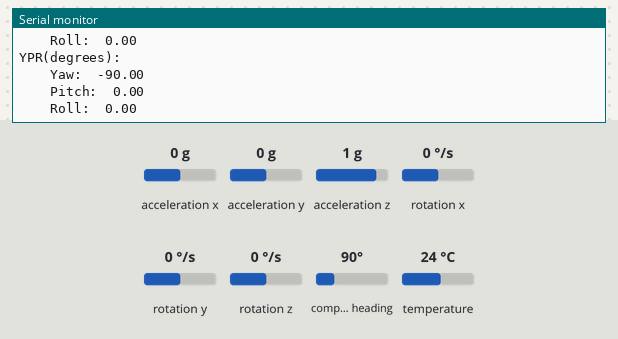
Bench run of a sketch on a simulated Arduino Uno, built with avr-gcc and run on an emulated ATmega328P. Parts: the last lines printed to the serial monitor. The inputs (shaded band) are chosen by the test bench; at power-on: acceleration x 0 g, acceleration y 0 g, acceleration z 1 g, compass heading 90°, rotation x 0 °/s, rotation y 0 °/s, rotation z 0 °/s, temperature 24 °C.

Above: at 1.2 s.
1.3 s: acceleration x set to -1.4 g
At 1.97 s:
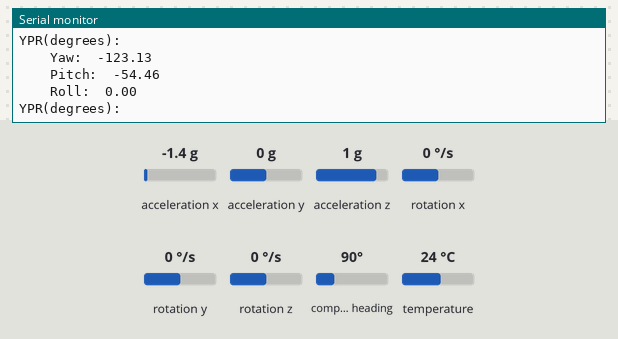
2.8 s: acceleration y set to -1.4 g
At 3.39 s:
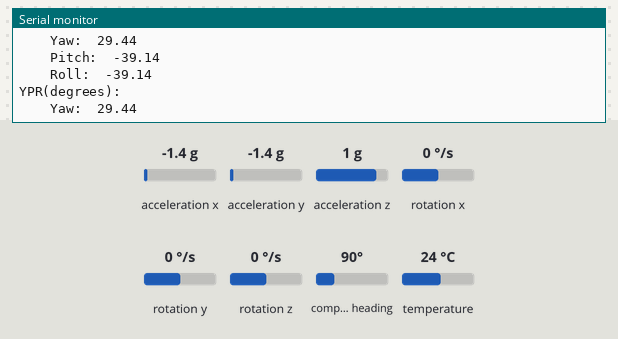
4.3 s: acceleration z set to -1.4 g
At 4.7 s:
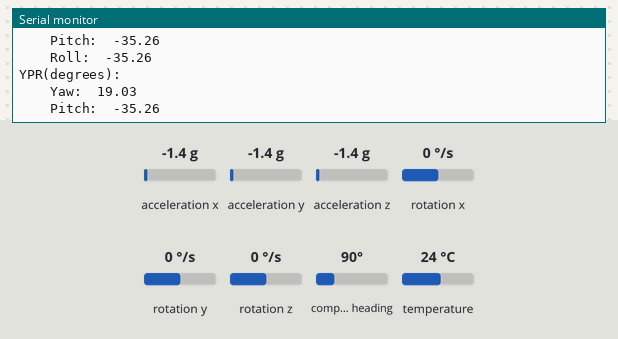
5.8 s: compass heading set to 7°
At 5.9 s:
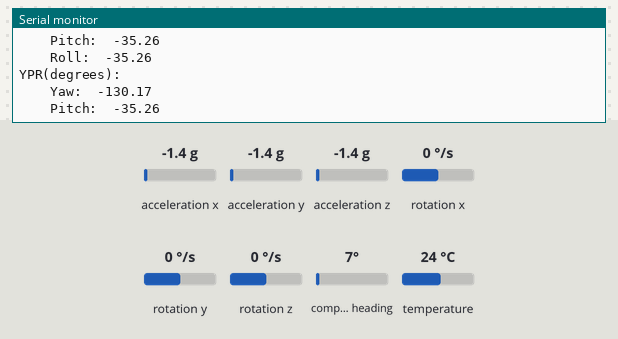
Timing chart, 0 to 8.3 s (numbered marks = the images above; inputs shaded):
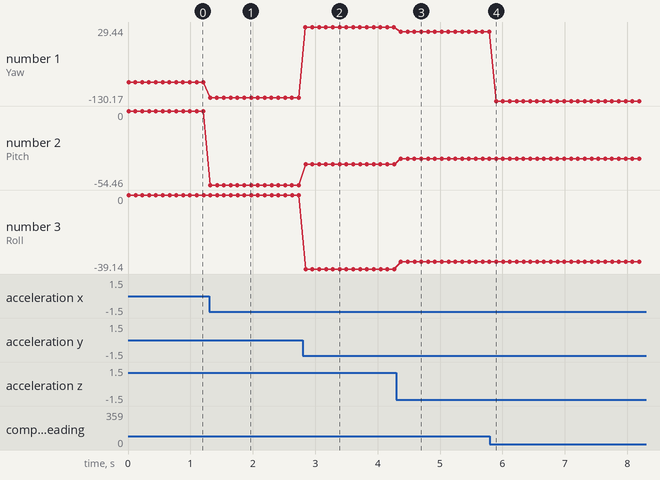

The sketch:

MPU9250_ypr.ino
```cpp
#include "math.h"
#include "MPU9250.h"

// an MPU9250 object with the MPU-9250 sensor on I2C bus 0 with address 0x68
MPU9250 IMU(Wire,0x68);
int status;

void setup()
{
  // serial to display data
  Serial.begin(115200);
  while(!Serial) {}

  // start communication with IMU
  status = IMU.begin();

  if (status < 0)
  {
    Serial.println("IMU initialization unsuccessful");
    Serial.println("Check IMU wiring or try cycling power");
    Serial.print("Status: ");
    Serial.println(status);
    while(1) {}
  }
}

void loop() {
  // read the sensor
  IMU.readSensor();

  float accelX = IMU.getAccelX_mss();
  float accelY = IMU.getAccelY_mss();
  float accelZ = IMU.getAccelZ_mss();

  float gyroX = IMU.getGyroX_rads();
  float gyroY = IMU.getGyroY_rads();
  float gyroZ = IMU.getGyroZ_rads();

  float magReadX = IMU.getMagX_uT();
  float magReadY = IMU.getMagY_uT();
  float magReadZ = IMU.getMagZ_uT();

  float tempC = IMU.getTemperature_C();

  float pitch = 180 * atan2( accelX, sqrt(accelY * accelY + accelZ * accelZ) ) / PI;
  float roll = 180 * atan2( accelY, sqrt(accelX * accelX + accelZ * accelZ) ) / PI;

  float mag_x = magReadX*cos(pitch) + magReadY*sin(roll)*sin(pitch) + magReadZ*cos(roll)*sin(pitch);
  float mag_y = magReadY * cos(roll) - magReadZ * sin(roll);
  float yaw = 180 * atan2(-mag_y,mag_x)/M_PI;


  // display the data
//  Serial.print("\n\nAcceleration(m/s^2):");
//    Serial.print("\n\t\tX:\t");Serial.print(accelX);
//    Serial.print("\n\t\tY:\t");Serial.print(accelY);
//    Serial.print("\n\t\tZ:\t");Serial.print(accelZ);
//
//
//  Serial.print("\n\nGyroscope(rad/s):");
//    Serial.print("\n\t\tX:\t");Serial.print(gyroX);
//    Serial.print("\n\t\tY:\t");Serial.print(gyroY);
//    Serial.print("\n\t\tZ:\t");Serial.print(gyroZ);
//
//
//  Serial.print("\n\nMagnetometer(microTesla):");
//    Serial.print("\n\t\tX:\t");Serial.print(magReadX);
//    Serial.print("\n\t\tY:\t");Serial.print(magReadY);
//    Serial.print("\n\t\tZ:\t");Serial.print(magReadZ);
//
//
//  Serial.print("\n\nTemperature(Deg Celsius):\t");Serial.println(tempC);


  Serial.print("\n\nYPR(degrees):");
    Serial.print("\n\t\tYaw:\t");Serial.print(yaw);
    Serial.print("\n\t\tPitch:\t");Serial.print(pitch);
    Serial.print("\n\t\tRoll:\t");Serial.print(roll);

  delay(100);

}
```

Measured:
- after the input at 1.3 s, the serial monitor: prints a new line at once (image 1)
- after the input at 2.8 s, the serial monitor: prints a new line at once (image 2)
- after the input at 4.3 s, the serial monitor: prints a new line after 0.07 s (image 3)
- after the input at 5.8 s, the serial monitor: prints a new line after 0.10 s (image 4)
- plotted number 1: -90 → -123.13 after the input at 1.3 s, -123.13 → 29.44 after the input at 2.8 s, 29.44 → 19.03 after the input at 4.3 s, 19.03 → -130.17 after the input at 5.8 s
- plotted number 2: 0 → -54.46 after the input at 1.3 s, -54.46 → -39.14 after the input at 2.8 s, -39.14 → -35.26 after the input at 4.3 s
- plotted number 3: 0 → -39.14 after the input at 2.8 s, -39.14 → -35.26 after the input at 4.3 s
